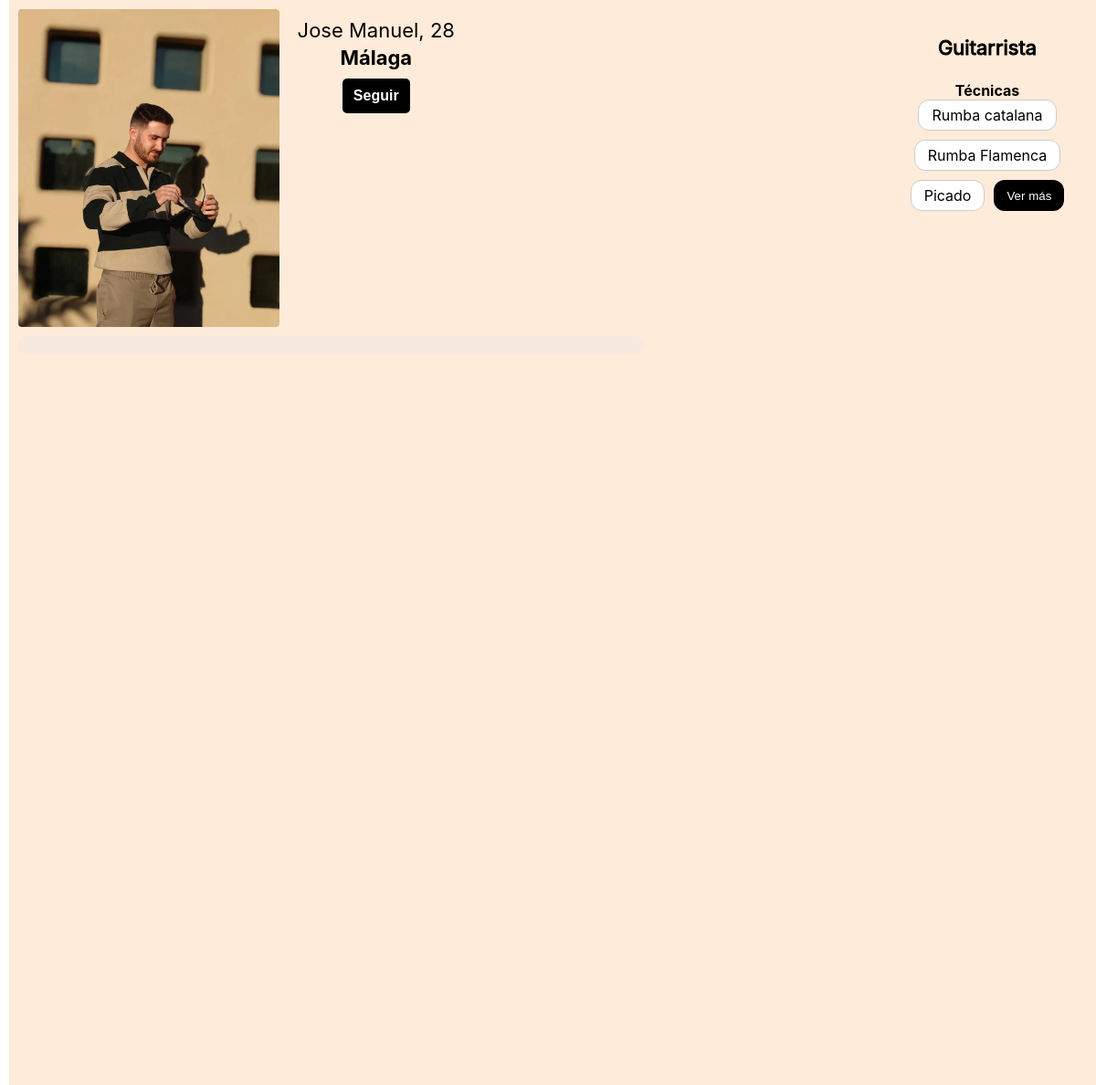
Page /central/otroPerfil.php?id=19 (signed in) on the committed database.
### tables this page shows
CREATE TABLE `usuario` (
  `id_usuario` int(11) NOT NULL,
  `nombre` varchar(30) NOT NULL,
  `apellidos` varchar(50) NOT NULL,
  `nombre_usuario` varchar(30) NOT NULL,
  `pass` varchar(255) NOT NULL,
  `edad` int(11) NOT NULL,
  `localidad` varchar(50) NOT NULL,
  `instrumento` varchar(30) NOT NULL,
  `gustos` text NOT NULL,
  `nivel` varchar(30) NOT NULL,
  `foto_perfil` varchar(255) DEFAULT NULL,
  `biografia` text NOT NULL DEFAULT '',
  `tecnicas` text DEFAULT ''
);

### central/otroPerfil.php (the view, shortened to what this page needs)
<?php
include('../conexion.php');
$perfil_id = intval($_GET['id']);
$sql = "SELECT * FROM usuario WHERE id_usuario = ?";
$stmt = $conn->prepare($sql);
$stmt->bind_param("i", $perfil_id);
$stmt->execute();
$result = $stmt->get_result();
$usuario = $result->fetch_assoc();
$foto = !empty($usuario['foto_perfil']) ? '/unisono/uploads/' . $usuario['foto_perfil'] : '/unisono/iconos/perfil.png';
$edad = isset($usuario['edad']) && $usuario['edad'] !== null ? intval($usuario['edad']) : 'N/D';
?>
<link rel="stylesheet" href="../css/otroPerfil.css" />
<div class="contenedor-perfil">
    <div class="fila-superior">
        <div class="columna-izquierda">
            <div class="info-otroperfil">
                <img src="<?= htmlspecialchars($foto) ?>" alt="Foto de perfil" class="foto-otro">
                <div class="datos-usuario">
                    <div class="nombre-edad">
                        <?= htmlspecialchars($usuario['nombre']) ?>, <?= $edad ?>
                    </div>
                    <div class="municipio">
                        <?= htmlspecialchars($usuario['localidad'] ?? 'N/D') ?>
                    </div>
                 <?php if (isset($_SESSION['id_usuario']) && $_SESSION['id_usuario'] != $perfil_id): ?>
    <?php
    $sql_check = "SELECT 1 FROM seguimiento WHERE seguidor_id = ? AND seguido_id = ?";
    $stmt_check = $conn->prepare($sql_check);
    $stmt_check->bind_param("ii", $_SESSION['id_usuario'], $perfil_id);
    $stmt_check->execute();
    $ya_sigue = $stmt_check->get_result()->num_rows > 0;
    ?>
    <button class="btn-seguir" data-id="<?= $perfil_id ?>">
    <?= $ya_sigue ? 'Siguiendo' : 'Seguir' ?>
</button>
<?php endif; ?>
                </div>
            </div>
            <div class="biografiaotro">
            </div>
        </div>
<?php
$profesionales = [
    'guitarra' => 'Guitarrista',
    'bajo' => 'Bajista',
    'piano' => 'Pianista',
    'batería' => 'Baterista'
];
$instrumento = strtolower(trim($usuario['instrumento'] ?? ''));
$profesional = isset($profesionales[$instrumento]) ? $profesionales[$instrumento] : $usuario['instrumento'];
?>
        <div class="columna-derecha">
           <div class="instrumento-otro">
<p><span class="profesional-label"><?= htmlspecialchars($profesional) ?></span></p>
</div>
            <div class="tecnicas-otro">
    <h3>Técnicas</h3>
    <div class="grupo-etiquetas">
        <?php
        $tecnicas = [];
        if (!empty($usuario['tecnicas'])) {
            $tecnicas = json_decode($usuario['tecnicas'], true);
        }
        if (count($tecnicas) > 0):
            $max_visibles = 3;
            foreach ($tecnicas as $i => $tecnica):
        ?>
            <span class="etiqueta<?= $i >= $max_visibles ? ' oculta' : '' ?>">
                <?= htmlspecialchars($tecnica) ?>
            </span>
        <?php
            endforeach;
            if (count($tecnicas) > $max_visibles):
        ?>
            <button class="etiqueta btn-ver-mas" onclick="mostrarMasTecnicas(this)">Ver más</button>
        <?php
            endif;
        else:
        ?>
            <span class="etiqueta">Por registrar</span>
        <?php endif; ?>
    </div>
</div>
        </div>
    </div>
<div class="feed">
    <div class="publicaciones-otro">
    <?php
    include('feed.php');
    ?>
    </div>

### css/otroPerfil.css (style rules this page uses)
.fila-superior { display: flex; background: #ffebd9; width: calc(100% - 10px); flex-wrap: nowrap; box-sizing: border-box; height: auto; margin-left: 10px; }
.columna-izquierda { display: flex; flex-direction: column; flex: 0 0 80%; background: #ffebd9; padding-left: 0; margin-left: 0; height: auto; }
.foto-otro { margin-top: 10px; width: 30%; margin-left: 10px; height: auto; border-radius: 4px; object-fit: cover; }
.biografiaotro { text-align: left; padding: 10px; display: block; margin-top: 10px; background: #f7e9de; border-radius: 12px; margin-left: 10px; height: auto; width: 70%; }
.info-otroperfil { width: 100%; display: flex; align-items:start; align-content: flex-start; gap: 20px; background: #ffebd9; flex-direction: row; margin: 0; }
.datos-usuario { margin-top: 20px; display: flex; align-items: center; flex-direction: column; justify-content: center; }
.nombre-edad { color: #000; font-family: Inter; font-size: 22px; font-style: normal; font-weight: 400; line-height: normal; margin-bottom: 4px; }
.municipio { font-family: Inter; font-size: 22px; font-style: normal; font-weight: 700; line-height: normal; }
.btn-seguir { background-color: #000; color: white; padding: 10px 12px; margin-top: 10px; border: none; border-radius: 5px; cursor: pointer; font-size: 16px; font-weight: bold; transition: background 0.3s ease; }
.columna-derecha { flex: 0 0 20%; display: flex; flex-direction: column; background: #ffebd9; width: calc(100% - 10px); height: auto; padding: 20px; box-sizing: border-box; align-items: center; }
.profesional-label { margin-top: 5px; display: flex; text-align: center; width: 122px; height: 32px; flex-direction: column; justify-content: center; flex-shrink: 0; color: #000; -webkit-text-stroke-width: 1px; -webkit-text-stroke-color: #000; font-family: Inter; font-size: 22px; font-style: normal; font-weight: 400; line-height: normal; }
.tecnicas-otro { width: 100%; max-width: 240px; text-align: center; }
.tecnicas-otro h3 { margin: 0; margin-top: 5px; font-size: 16px; }
.grupo-etiquetas { display: flex; flex-wrap: wrap; gap: 10px; justify-content: center; }
.etiqueta { padding: 6px 14px; border-radius: 12px; background: white; border: 1px solid #ccc; }
.etiqueta.btn-ver-mas { background: black; color: white; border: none; cursor: pointer; }
.publicaciones-otro { display: flex; background: #ffebd9; gap: 40px; width: calc(100% - 10px); flex-wrap: nowrap; box-sizing: border-box; height: 100%; margin-right: 0px; margin-left: 10px; }

### rows in the picture
usuario: foto_perfil (picture), nombre "Jose Manuel", edad "28", localidad "Málaga", instrumento "Guitarrista", tecnicas "Rumba catalana", tecnicas "Rumba Flamenca", tecnicas "Picado"
